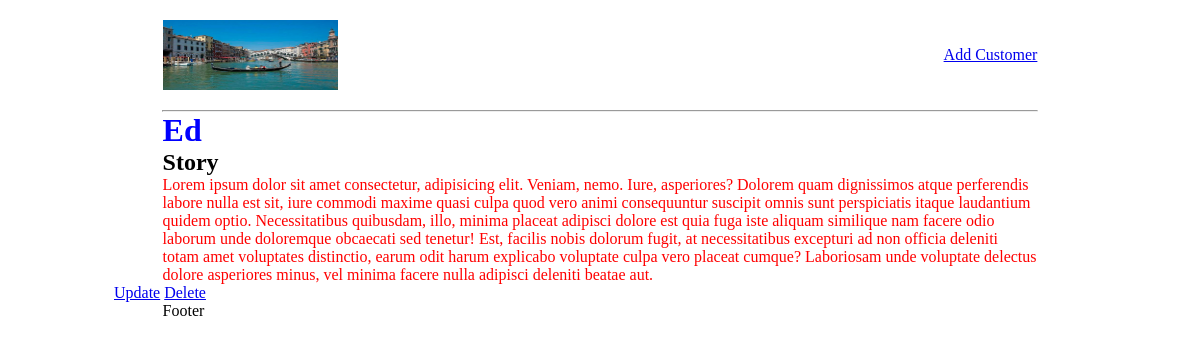
Before: /customer/c1039b70-80c8-4970-b69f-88ab66708a0c with the older database file.
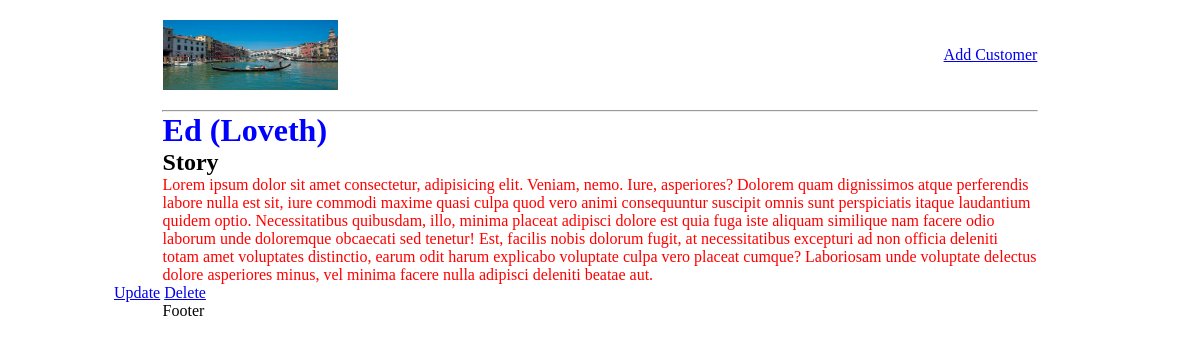
After: the same page with the newer database file.
### timetestapp/models.py (models this page shows, shortened)
class Customer(models.Model):
    id = models.UUIDField(primary_key=True, editable=False, unique=True, default=uuid.uuid4)
    name = models.CharField(max_length=200)
    image = models.ImageField(null=True, blank=True)
    role = models.TextField(blank=True, null=True)
    story = models.TextField(blank=True, null=True)

### timetestapp/views.py (the view)
# urls.py: path('customer/<str:pk>', views.user, name="customer"),
def user(request, pk):
    customer = Customer.objects.get(id=pk)
    context = {'customer':customer}
    return render(request, 'customer.html', context)

### timetestapp/templates/customer.html (shortened to what this page needs)
<!DOCTYPE html>
<html lang="en">
  <head>
  </head>
  <body>
    {% extends 'home.html' %} {% block cont %}
    <h1>{{customer.name}}</h1>
    <h2>Story</h2>
    <p>{{customer.story}}</p>
    <span><a href="{% url 'update-customer' customer.id %}">Update</a></span>
    <span><a href="{% url 'delete-customer' customer.id %}">Delete</a></span>
    {% endblock cont %}

Changed rows visible on the page:
changed Customer: name "Ed" → "Ed (Loveth)"
